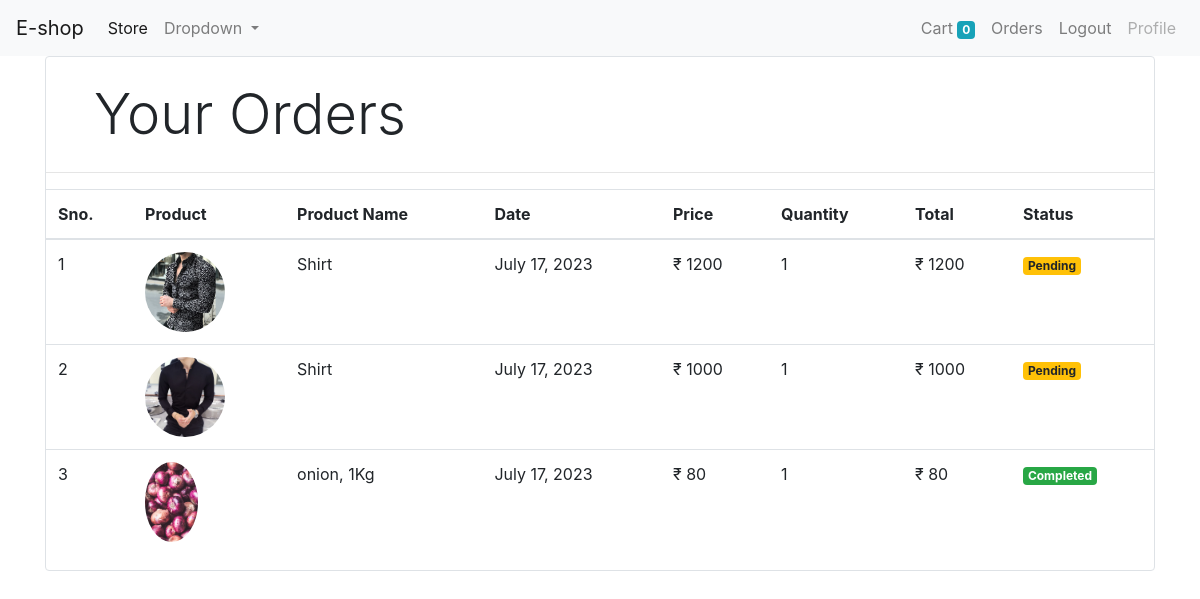
The page /orders (signed in) on the database its author committed.
### store/models/orders.py (models this page shows, shortened)
class Order(models.Model):
    product = models.ForeignKey(Product, on_delete=models.CASCADE)
    customer = models.ForeignKey(Customer, on_delete=models.CASCADE)
    quantity = models.IntegerField(default=1)
    price = models.IntegerField()
    address = models.CharField(max_length=50, default='', blank=True)
    phone = models.CharField(max_length=50, default='')
    date = models.DateField(default=datetime.datetime.today)
    status = models.BooleanField(default=False)
    @staticmethod
    def get_orders_by_customer(customer_id):
        return Order.objects.filter(customer = customer_id).order_by('-date')

### store/models/product.py (models this page shows, shortened)
class Product(models.Model):
    name = models.CharField(max_length=50)
    price = models.IntegerField(default=0)
    category = models.ForeignKey(Category, on_delete=models.CASCADE, default=1)
    description = models.CharField(max_length=200, default='', null=True, blank=True)
    image = models.ImageField(upload_to='uploads/products/')

### store/views/ordersView.py (the view)
# urls.py: path('orders', OrderView.as_view(), name="orders")
class OrderView(View):
    @method_decorator(authMiddleware)
    def get(self, request):
        customer = request.session.get('customer')
        orders = Order.get_orders_by_customer(customer)
        print(orders)
        return render(request, 'orders.html', {'orders' : orders})

### store/middleWares/auth.py (called while the page is built)
def authMiddleware(get_response):
    def middleware(request):
        print(request.session.get('customer'))
        returnUrl = request.META['PATH_INFO']
        print(request.META['PATH_INFO'])
        if not request.session.get('customer'):
            return redirect(f'login?return_url={returnUrl}')
        response = get_response(request)
        return response
    return middleware

### store/templatetags/custom_filter.py (called while the page is built)
@register.filter(name='currency')
def currency(number):
    return "₹ "+str(number)

@register.filter(name='multiply')
def multiply(number, number1):
    return number * number1

### store/templates/orders.html
{% extends 'base.html' %}
{% block content %}
{% load cart %}
{% load custom_filter %}
<div class="container">
  <div class="border rounded p4 m4">
    <p class="display-4 pl-4 m-4">Your Orders</p>
    <hr>
    <table class="table">
      <thead>
        <tr>
          <th>Sno.</th>
          <th>Product</th>
          <th>Product Name</th>
          <th>Date</th>
          <th>Price</th>
          <th>Quantity</th>
          <th>Total</th>
          <th>Status</th>
        </tr>
      </thead>
      <tbody>
        {% for order in orders %}
        <tr>
          <td >{{forloop.counter}}</td>
          <td><img style="height: 80px;" class="rounded-circle" src="{{order.product.image.url}}" alt=""></td>
          <td>{{order.product.name}}</td>
          <td>{{order.date}}</td>
          <td>{{order.price|currency}}</td>
          <td>{{order.quantity}}</td>
          <td>{{order.quantity|multiply:order.price|currency}}</td>
          {% if order.status %}
          <td><small class="badge badge-success">Completed</small></td>
          {% else %}
          <td><small class="badge badge-warning">Pending</small></td>
          {% endif %}
        </tr>
        {% endfor %}
      </tbody>
    </table>
  </div>
</div>
{% endblock %}

### store/templates/base.html (shortened to what this page needs)
<!doctype html>
<html lang="en">
<head>
  <link rel="stylesheet" href="https://cdn.jsdelivr.net/npm/bootstrap@4.1.3/dist/css/bootstrap.min.css"
>
</head>
<body >
  <nav class="navbar navbar-expand-lg navbar-light bg-light">
    <a class="navbar-brand" href="/">E-shop</a>
    <div class="collapse navbar-collapse" id="navbarSupportedContent">
      <ul class="navbar-nav mr-auto">
        <li class="nav-item active">
          <a class="nav-link" href="#">Store <span class="sr-only">(current)</span></a>
        </li>
        <li class="nav-item dropdown">
          <a class="nav-link dropdown-toggle" href="#" id="navbarDropdown" role="button" data-toggle="dropdown"
            aria-haspopup="true" aria-expanded="false">
            Dropdown
          </a>
        </li>
      </ul>
      <ul class="navbar-nav my-2 my-lg-0">
        <li class="nav-item">
          <a class="nav-link" href="cart">Cart
            <span class="badge badge-info">{{request.session.cart.keys|length}}</span>
            <span class="sr-only">(current)</span></a>
        </li>
        {% if request.session.customer %}
        <li class="nav-item">
          <a class="nav-link" href="/orders">Orders<span class="sr-only">(current)</span></a>
        </li>
        <li class="nav-item">
          <a class="nav-link" href="/logout">Logout <span class="sr-only">(current)</span></a>
        </li>
        <li class="nav-item">
          <a class="nav-link disabled" href="#">Profile</a>
        </li>
        {% endif %}
      </ul>
    </div>
  </nav>
  {% block content %}{% endblock %}
</body>
</html>

### rows shown on the page
Order: product.image (picture), product.name "Shirt", date "July 17, 2023", price "₹ 1200", quantity "1", quantity|multiply "₹ 1200", status "Pending"
Order: product.image (picture), product.name "Shirt", date "July 17, 2023", price "₹ 1000", quantity "1", quantity|multiply "₹ 1000", status "Pending"
Order: product.image (picture), product.name "onion, 1Kg", date "July 17, 2023", price "₹ 80", quantity "1", quantity|multiply "₹ 80", status "Completed"

### other values the page prints
{{ request.session.cart.keys|length }} "0"
